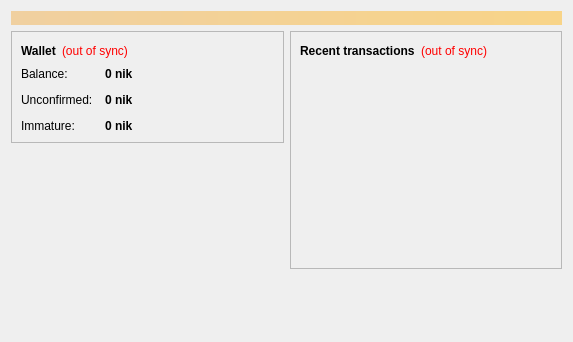
<?xml version="1.0" encoding="UTF-8"?>
<ui version="4.0">
 <class>OverviewPage</class>
 <widget class="QWidget" name="OverviewPage">
  <property name="geometry">
   <rect>
    <x>0</x>
    <y>0</y>
    <width>573</width>
    <height>342</height>
   </rect>
  </property>
  <property name="windowTitle">
   <string>Form</string>
  </property>
  <layout class="QVBoxLayout" name="topLayout">
   <item>
    <widget class="QLabel" name="labelAlerts">
     <property name="visible">
      <bool>false</bool>
     </property>
     <property name="styleSheet">
      <string notr="true">background-color: qlineargradient(x1: 0, y1: 0, x2: 1, y2: 0, stop:0 #F0D0A0, stop:1 #F8D488); color:#000000;</string>
     </property>
     <property name="wordWrap">
      <bool>true</bool>
     </property>
     <property name="margin">
      <number>3</number>
     </property>
    </widget>
   </item>
   <item>
    <layout class="QHBoxLayout" name="horizontalLayout" stretch="1,1">
     <item>
      <layout class="QVBoxLayout" name="verticalLayout_2">
       <item>
        <widget class="QFrame" name="frame">
         <property name="frameShape">
          <enum>QFrame::StyledPanel</enum>
         </property>
         <property name="frameShadow">
          <enum>QFrame::Raised</enum>
         </property>
         <layout class="QVBoxLayout" name="verticalLayout_4">
          <item>
           <layout class="QHBoxLayout" name="horizontalLayout_4">
            <item>
             <widget class="QLabel" name="label_5">
              <property name="font">
               <font>
                <weight>75</weight>
                <bold>true</bold>
               </font>
              </property>
              <property name="text">
               <string>Wallet</string>
              </property>
             </widget>
            </item>
            <item>
             <widget class="QLabel" name="labelWalletStatus">
              <property name="toolTip">
               <string>The displayed information may be out of date. Your wallet automatically synchronizes with the NIKoin network after a connection is established, but this process has not completed yet.</string>
              </property>
              <property name="styleSheet">
               <string notr="true">QLabel { color: red; }</string>
              </property>
              <property name="text">
               <string notr="true">(out of sync)</string>
              </property>
              <property name="alignment">
               <set>Qt::AlignLeading|Qt::AlignLeft|Qt::AlignVCenter</set>
              </property>
             </widget>
            </item>
            <item>
             <spacer name="horizontalSpacer_2">
              <property name="orientation">
               <enum>Qt::Horizontal</enum>
              </property>
              <property name="sizeHint" stdset="0">
               <size>
                <width>40</width>
                <height>20</height>
               </size>
              </property>
             </spacer>
            </item>
           </layout>
          </item>
          <item>
           <layout class="QFormLayout" name="formLayout_2">
            <property name="fieldGrowthPolicy">
             <enum>QFormLayout::AllNonFixedFieldsGrow</enum>
            </property>
            <property name="horizontalSpacing">
             <number>12</number>
            </property>
            <property name="verticalSpacing">
             <number>12</number>
            </property>
            <item row="0" column="0">
             <widget class="QLabel" name="label">
              <property name="text">
               <string>Balance:</string>
              </property>
             </widget>
            </item>
            <item row="0" column="1">
             <widget class="QLabel" name="labelBalance">
              <property name="font">
               <font>
                <weight>75</weight>
                <bold>true</bold>
               </font>
              </property>
              <property name="cursor">
               <cursorShape>IBeamCursor</cursorShape>
              </property>
              <property name="toolTip">
               <string>Your current balance</string>
              </property>
              <property name="text">
               <string notr="true">0 nik</string>
              </property>
              <property name="textInteractionFlags">
               <set>Qt::LinksAccessibleByMouse|Qt::TextSelectableByKeyboard|Qt::TextSelectableByMouse</set>
              </property>
             </widget>
            </item>
            <item row="1" column="0">
             <widget class="QLabel" name="label_3">
              <property name="text">
               <string>Unconfirmed:</string>
              </property>
             </widget>
            </item>
            <item row="1" column="1">
             <widget class="QLabel" name="labelUnconfirmed">
              <property name="font">
               <font>
                <weight>75</weight>
                <bold>true</bold>
               </font>
              </property>
              <property name="cursor">
               <cursorShape>IBeamCursor</cursorShape>
              </property>
              <property name="toolTip">
               <string>Total of transactions that have yet to be confirmed, and do not yet count toward the current balance</string>
              </property>
              <property name="text">
               <string notr="true">0 nik</string>
              </property>
              <property name="textInteractionFlags">
               <set>Qt::LinksAccessibleByMouse|Qt::TextSelectableByKeyboard|Qt::TextSelectableByMouse</set>
              </property>
             </widget>
            </item>
            <item row="2" column="0">
             <widget class="QLabel" name="labelImmatureText">
              <property name="text">
               <string>Immature:</string>
              </property>
             </widget>
            </item>
            <item row="2" column="1">
             <widget class="QLabel" name="labelImmature">
              <property name="font">
               <font>
                <weight>75</weight>
                <bold>true</bold>
               </font>
              </property>
              <property name="toolTip">
               <string>Mined balance that has not yet matured</string>
              </property>
              <property name="text">
               <string notr="true">0 nik</string>
              </property>
              <property name="textInteractionFlags">
               <set>Qt::LinksAccessibleByMouse|Qt::TextSelectableByKeyboard|Qt::TextSelectableByMouse</set>
              </property>
             </widget>
            </item>
           </layout>
          </item>
         </layout>
        </widget>
       </item>
       <item>
        <spacer name="verticalSpacer">
         <property name="orientation">
          <enum>Qt::Vertical</enum>
         </property>
         <property name="sizeHint" stdset="0">
          <size>
           <width>20</width>
           <height>40</height>
          </size>
         </property>
        </spacer>
       </item>
      </layout>
     </item>
     <item>
      <layout class="QVBoxLayout" name="verticalLayout_3">
       <item>
        <widget class="QFrame" name="frame_2">
         <property name="frameShape">
          <enum>QFrame::StyledPanel</enum>
         </property>
         <property name="frameShadow">
          <enum>QFrame::Raised</enum>
         </property>
         <layout class="QVBoxLayout" name="verticalLayout">
          <item>
           <layout class="QHBoxLayout" name="horizontalLayout_2">
            <item>
             <widget class="QLabel" name="label_4">
              <property name="text">
               <string>&lt;b&gt;Recent transactions&lt;/b&gt;</string>
              </property>
             </widget>
            </item>
            <item>
             <widget class="QLabel" name="labelTransactionsStatus">
              <property name="toolTip">
               <string>The displayed information may be out of date. Your wallet automatically synchronizes with the NIKoin network after a connection is established, but this process has not completed yet.</string>
              </property>
              <property name="styleSheet">
               <string notr="true">QLabel { color: red; }</string>
              </property>
              <property name="text">
               <string notr="true">(out of sync)</string>
              </property>
              <property name="alignment">
               <set>Qt::AlignRight|Qt::AlignTrailing|Qt::AlignVCenter</set>
              </property>
             </widget>
            </item>
            <item>
             <spacer name="horizontalSpacer">
              <property name="orientation">
               <enum>Qt::Horizontal</enum>
              </property>
              <property name="sizeHint" stdset="0">
               <size>
                <width>40</width>
                <height>20</height>
               </size>
              </property>
             </spacer>
            </item>
           </layout>
          </item>
          <item>
           <widget class="QListView" name="listTransactions">
            <property name="styleSheet">
             <string notr="true">QListView { background: transparent; }</string>
            </property>
            <property name="frameShape">
             <enum>QFrame::NoFrame</enum>
            </property>
            <property name="verticalScrollBarPolicy">
             <enum>Qt::ScrollBarAlwaysOff</enum>
            </property>
            <property name="horizontalScrollBarPolicy">
             <enum>Qt::ScrollBarAlwaysOff</enum>
            </property>
            <property name="selectionMode">
             <enum>QAbstractItemView::NoSelection</enum>
            </property>
           </widget>
          </item>
         </layout>
        </widget>
       </item>
       <item>
        <spacer name="verticalSpacer_2">
         <property name="orientation">
          <enum>Qt::Vertical</enum>
         </property>
         <property name="sizeHint" stdset="0">
          <size>
           <width>20</width>
           <height>40</height>
          </size>
         </property>
        </spacer>
       </item>
      </layout>
     </item>
    </layout>
   </item>
  </layout>
 </widget>
 <resources/>
 <connections/>
</ui>
